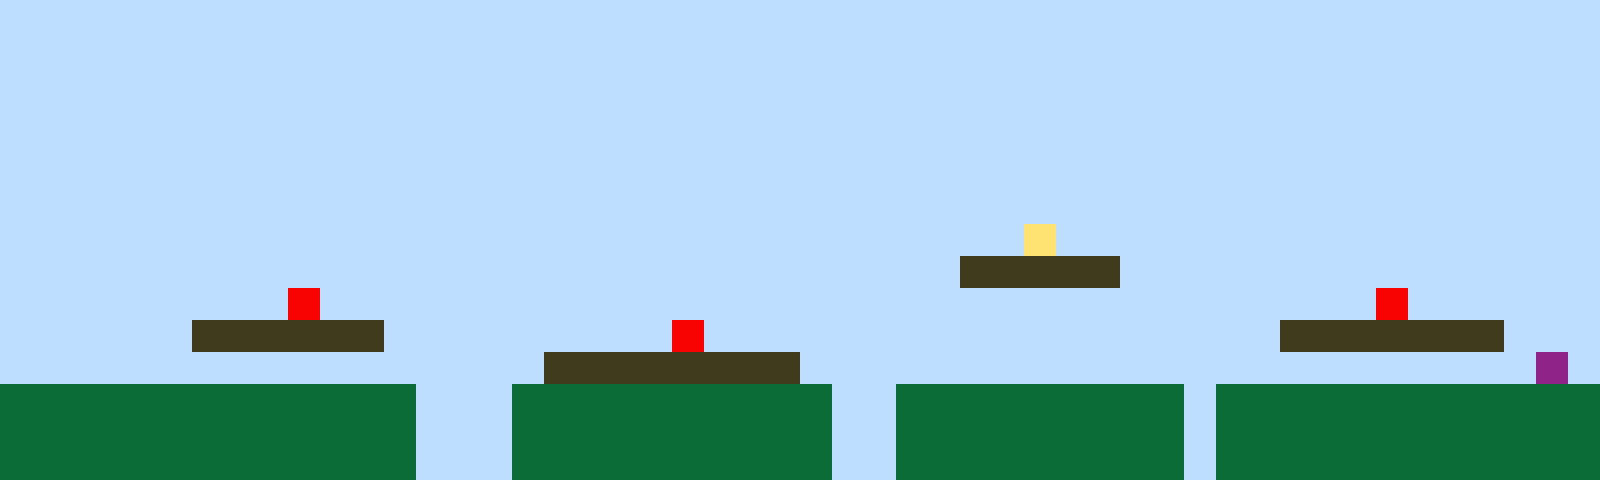

A 2D game scene composited from a Tiled map and its tileset images. What follows is a short description and the map's XML, with every tile layer's data as written:
An orthogonal 50x15 tile map with 32x32 px tiles, 1 tile layer (Tile Layer 1).

<map version="1.10" tiledversion="1.11.2" orientation="orthogonal" renderorder="right-up" width="50" height="15" tilewidth="32" tileheight="32" infinite="0" nextlayerid="2" nextobjectid="1"><editorsettings><export target="map1.csv" format="csv" /></editorsettings><tileset firstgid="1" name="sprites" tilewidth="32" tileheight="32" tilecount="6" columns="3"><image source="sprites.png" width="96" height="64" /></tileset><layer id="1" name="Tile Layer 1" width="50" height="15"><data encoding="csv">1,1,1,1,1,1,1,1,1,1,1,1,1,1,1,1,1,1,1,1,1,1,1,1,1,1,1,1,1,1,1,1,1,1,1,1,1,1,1,1,1,1,1,1,1,1,1,1,1,1,1,1,1,1,1,1,1,1,1,1,1,1,1,1,1,1,1,1,1,1,1,1,1,1,1,1,1,1,1,1,1,1,1,1,1,1,1,1,1,1,1,1,1,1,1,1,1,1,1,1,1,1,1,1,1,1,1,1,1,1,1,1,1,1,1,1,1,1,1,1,1,1,1,1,1,1,1,1,1,1,1,1,1,1,1,1,1,1,1,1,1,1,1,1,1,1,1,1,1,1,1,1,1,1,1,1,1,1,1,1,1,1,1,1,1,1,1,1,1,1,1,1,1,1,1,1,1,1,1,1,1,1,1,1,1,1,1,1,1,1,1,1,1,1,1,1,1,1,1,1,1,1,1,1,1,1,1,1,1,1,1,1,1,1,1,1,1,1,1,1,1,1,1,1,1,1,1,1,1,1,1,1,1,1,1,1,1,1,1,1,1,1,1,1,1,1,1,1,1,1,1,1,1,1,1,1,1,1,1,1,1,1,1,1,1,1,1,1,1,1,1,1,1,1,1,1,1,1,1,1,1,1,1,1,1,1,1,1,1,1,1,1,1,1,1,1,1,1,1,1,1,1,1,1,1,1,1,1,1,1,1,1,1,1,1,1,1,1,1,1,1,1,1,1,1,1,1,1,1,1,1,1,1,1,1,1,1,1,1,1,1,1,1,1,1,1,1,1,1,1,1,1,1,1,1,1,1,1,1,1,1,1,1,1,1,1,1,1,1,1,1,1,1,1,1,1,1,1,1,1,1,1,4,1,1,1,1,1,1,1,1,1,1,1,1,1,1,1,1,1,1,1,1,1,1,1,1,1,1,1,1,1,1,1,1,1,1,1,1,1,1,1,1,1,1,1,1,1,1,1,3,3,3,3,3,1,1,1,1,1,1,1,1,1,1,1,1,1,1,1,1,1,1,1,1,1,1,1,1,5,1,1,1,1,1,1,1,1,1,1,1,1,1,1,1,1,1,1,1,1,1,1,1,1,1,1,1,1,1,1,1,1,1,5,1,1,1,1,1,1,1,1,1,1,1,1,3,3,3,3,3,3,1,1,1,1,1,1,1,1,1,5,1,1,1,1,1,1,1,1,1,1,1,1,1,1,1,1,1,1,3,3,3,3,3,3,3,1,1,1,1,1,1,1,1,1,1,1,1,1,1,1,1,1,1,1,1,3,3,3,3,3,3,3,3,1,1,1,1,1,1,1,1,1,1,1,1,1,1,1,1,1,1,1,1,1,1,1,6,1,2,2,2,2,2,2,2,2,2,2,2,2,2,1,1,1,2,2,2,2,2,2,2,2,2,2,1,1,2,2,2,2,2,2,2,2,2,1,2,2,2,2,2,2,2,2,2,2,2,2,2,2,2,2,2,2,2,2,2,2,2,2,2,1,1,1,2,2,2,2,2,2,2,2,2,2,1,1,2,2,2,2,2,2,2,2,2,1,2,2,2,2,2,2,2,2,2,2,2,2,2,2,2,2,2,2,2,2,2,2,2,2,2,1,1,1,2,2,2,2,2,2,2,2,2,2,1,1,2,2,2,2,2,2,2,2,2,1,2,2,2,2,2,2,2,2,2,2,2,2</data></layer></map>
